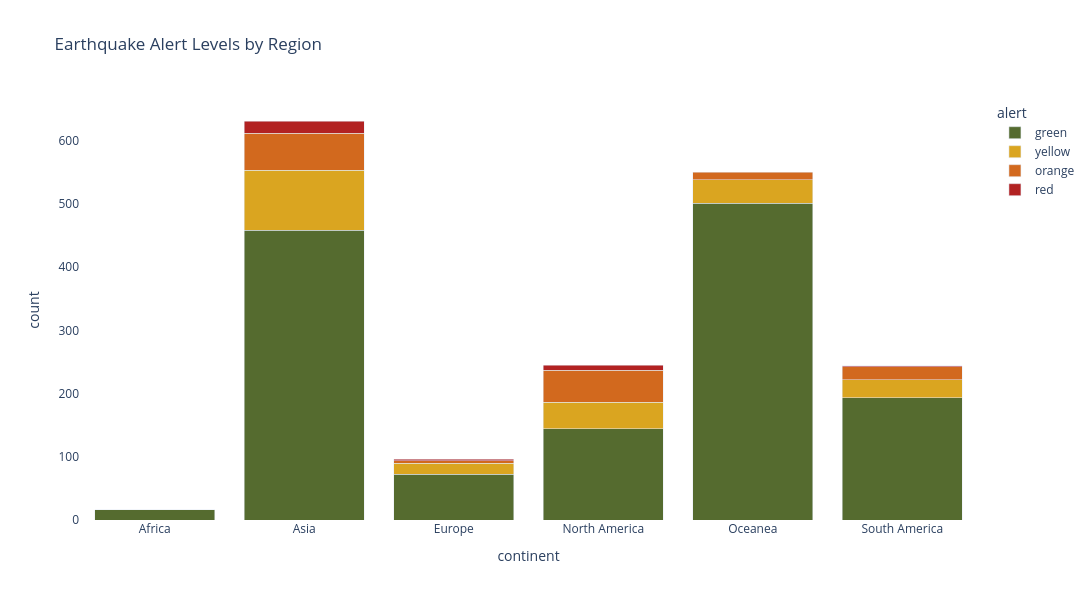

Notebook code cell kept with this figure:
### Markdown cell above
## Determine alert levels by region

### Code cell
import plotly.express as px
# observe occurances within each continent to determine appropriate chart.
merged_data['continent'].value_counts()

# Create pivot table
levels = merged_data.groupby(['continent', 'alert']).size().reset_index(name='count')
# Only use colors for columns that exist in data
fig = px.bar(levels,
             x='continent',
             y='count',
             color='alert',
             barmode='stack',
             color_discrete_map={
                 'green': 'darkolivegreen',
                 'yellow': 'goldenrod',
                 'orange': 'chocolate',
                 'red': 'firebrick'
             },
             # Organize the order each alert is displayed
             category_orders={'alert': ['green', 'yellow', 'orange', 'red']}, 
             title='Earthquake Alert Levels by Region')
# Adjust the plot size  
fig.update_layout(width=1200, height=600,
                  plot_bgcolor = 'white')        
fig.show()

### Figure 1 — Plotly figure (JSON) as saved in the notebook; plotly's stock layout.template omitted (floating-point values rounded to 4 significant figures)
{"data": [{"hovertemplate": "alert=green<br>continent=%{x}<br>count=%{y}<extra></extra>", "legendgroup": "green", "marker": {"color": "darkolivegreen", "pattern": {"shape": ""}}, "name": "green", "orientation": "v", "showlegend": true, "textposition": "auto", "type": "bar", "x": ["Africa", "Asia", "Europe", "North America", "Oceanea", "South America"], "xaxis": "x", "y": [16, 458, 72, 144, 501, 193], "yaxis": "y"}, {"hovertemplate": "alert=yellow<br>continent=%{x}<br>count=%{y}<extra></extra>", "legendgroup": "yellow", "marker": {"color": "goldenrod", "pattern": {"shape": ""}}, "name": "yellow", "orientation": "v", "showlegend": true, "textposition": "auto", "type": "bar", "x": ["Asia", "Europe", "North America", "Oceanea", "South America"], "xaxis": "x", "y": [95, 18, 42, 37, 29], "yaxis": "y"}, {"hovertemplate": "alert=orange<br>continent=%{x}<br>count=%{y}<extra></extra>", "legendgroup": "orange", "marker": {"color": "chocolate", "pattern": {"shape": ""}}, "name": "orange", "orientation": "v", "showlegend": true, "textposition": "auto", "type": "bar", "x": ["Asia", "Europe", "North America", "Oceanea", "South America"], "xaxis": "x", "y": [59, 4, 51, 12, 20], "yaxis": "y"}, {"hovertemplate": "alert=red<br>continent=%{x}<br>count=%{y}<extra></extra>", "legendgroup": "red", "marker": {"color": "firebrick", "pattern": {"shape": ""}}, "name": "red", "orientation": "v", "showlegend": true, "textposition": "auto", "type": "bar", "x": ["Asia", "Europe", "North America", "South America"], "xaxis": "x", "y": [19, 2, 8, 2], "yaxis": "y"}], "layout": {"barmode": "stack", "height": 600, "legend": {"title": {"text": "alert"}, "tracegroupgap": 0}, "plot_bgcolor": "white", "title": {"text": "Earthquake Alert Levels by Region"}, "width": 1200, "xaxis": {"anchor": "y", "domain": [0, 1], "title": {"text": "continent"}}, "yaxis": {"anchor": "x", "domain": [0, 1], "title": {"text": "count"}}}}
